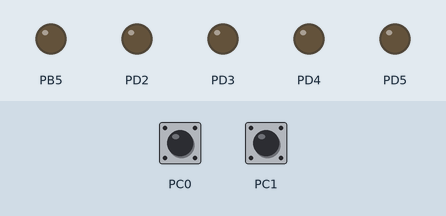
This program was run on a simulated ATmega328P, built with avr-gcc and emulated at 16 MHz. Shown: output pins drawn as LEDs (lit = HIGH). Inputs (shaded band) come from the test bench; at power-on: PC0 HIGH, PC1 HIGH.

Above: at 1.2 s.
1.3 s: PC0 pulled LOW for 0.15 s
At 2.2 s:
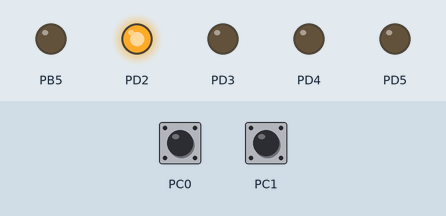
2.9 s: PC0 pulled LOW for 1 s
At 4.7 s:
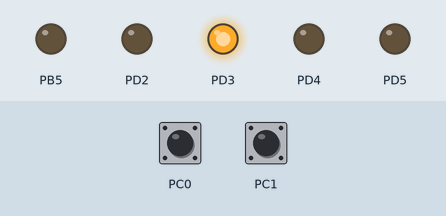
5.4 s: PC0 pulled LOW for 0.15 s
At 6.6 s:
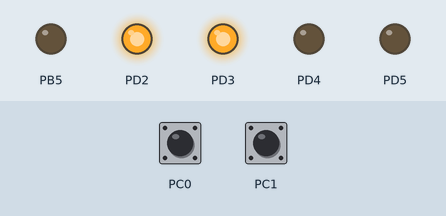
7.0 s: PC0 pulled LOW for 3.2 s
At 10.7 s:
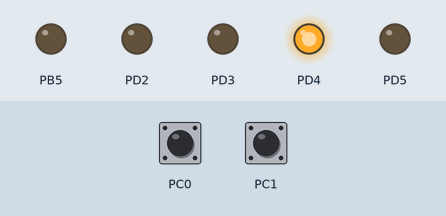
11.7 s: PC0 pulled LOW for 0.15 s
At 12.6 s:
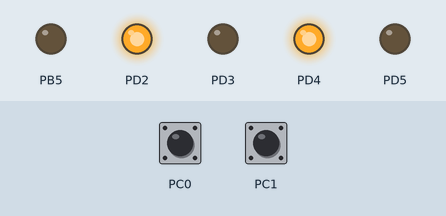
13.3 s: PC0 pulled LOW for 1 s
At 15.0 s:
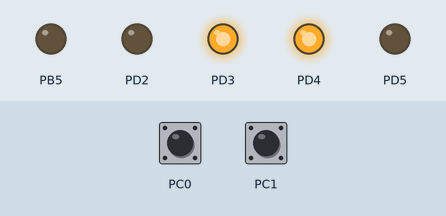
Timing chart, 0 to 16.5 s (numbered marks = the images above; inputs shaded):
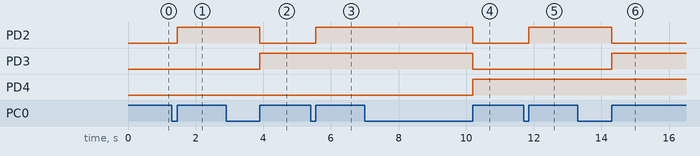

Measured:
- after the input at 1.3 s, PD2: LOW → HIGH after 0.15 s
- after the input at 2.9 s, PD2: HIGH → LOW after 1.0 s; PD3: LOW → HIGH after 1.0 s
- after the input at 5.4 s, PD2: LOW → HIGH after 0.15 s
- after the input at 7.0 s, PD2, PD3: HIGH → LOW after 3.2 s; PD4: LOW → HIGH after 3.2 s
- after the input at 11.7 s, PD2: LOW → HIGH after 0.15 s
- after the input at 13.3 s, PD2: HIGH → LOW after 1.0 s; PD3: LOW → HIGH after 1.0 s

The program:

main.c
```c
 /* labo4.c
 *
 * Created: 2/13/2025 4:21:19 PM
 * Author : cssos
 */

#define F_CPU 16000000
#include <avr/io.h>
#include <stdint.h>
#include <util/delay.h>
#include <avr/interrupt.h>
#include <util/twi.h>

volatile uint8_t contador = 0;  // 4 bits (0-15)
uint8_t buffer = 0;

void leds(void);
void initPorts(void);
#include "I2C_SLAVE.h"

#define slave_address 0x40

int main(void)
{
	cli();
	initPorts();
	leds();
	I2C_slave_init(slave_address);
	sei();

	while (1)
	{
		// Verifica si se presiona el botón de incrementar
		if (!(PINC & (1 << PORTC0))) {
			_delay_ms(50); // Antirrebote
			while (!(PINC & (1 << PORTC0))); // Esperar a que se suelte
			if (contador < 15) contador++;  // Limitar a 4 bits
			leds();
		}

		// Verifica si se presiona el botón de decrementar
		if (!(PINC & (1 << PORTC1))) {
			_delay_ms(50); // Antirrebote
			while (!(PINC & (1 << PORTC1))); // Esperar a que se suelte
			if (contador > 0) contador--;  // Evitar negativos
			leds();
		}
		if (buffer == 'C'){
			PINB |= (1 << PINB5);
			buffer = 0;
		}
	}
}

void initPorts(void) {
	// Configurar pines de botones como entrada con pull-up
	DDRC &= ~((1 << PORTC0) | (1 << PORTC1)); //entradas
	PORTC |= (1 << PORTC0) | (1 << PORTC1); //pull up
	DDRC &= ~((1 << PORTC4) | (1 << PORTC5)); //Entradas
	PORTC |= (1 << PORTC4) | (1 << PORTC5); //pull up

	// Configurar pines de LEDs (D2-D5) como salida
	DDRD |= 0b00111100; // D2-D5 como salida
	PORTD &= ~0b00111100; // Apagar inicialmente
	DDRB |= (1 << DDB5); //portb salidas

}

void leds(void) {
	PORTD &= ~0b00111100; // Apagar LEDs en D2-D5
	PORTD |= ((contador & 0b00001111) << 2); // Desplazar bits a D2-D5
}

ISR(TWI_vect){
	uint8_t estado;
	estado = TWSR & 0xF8;
	switch(estado){
		case 0x60:
		case 0x70:
			TWCR |= (1 << TWINT)|(1 << TWEA)|(1 << TWEN)|(1 << TWIE);
			break;
		case 0x80:
		case 0x90:
			buffer = TWDR;
			TWCR = (1 << TWINT) | (1 << TWEA) | (1 << TWEN) | (1 << TWIE); //limpiar bandera
			break;
		case 0xA8:
		case 0xB8:
			TWDR = contador; //cargar el dato
			TWCR = (1 << TWINT) | (1 << TWEA) | (1 << TWEN) | (1 << TWIE); //enviar
		break;
		default:
		TWCR |= (1 << TWINT) | (1 << TWSTO) | (1 << TWEA) | (1 << TWEN) | (1 << TWIE);
		break;

	}


}
```

ADC.c
```c
/*
 * ADC.c
 *
 * Created: 2/13/2025 6:40:23 PM
 *  Author: cssos
 */

#include "ADC.h"
#include <stdint.h>
#include <avr/io.h>

void ADC_init(uint8_t prescaler){

	ADMUX |= (1<<REFS0);	// VREF = AVCC
	ADMUX &= ~(1<<REFS1);	// VREF = AVCC
	ADMUX &= ~(1<<ADLAR);	// 10bits
	// Habilita el ADC y la interrupción ADC
	ADCSRA |= (1 << ADEN) | (1 << ADIE);

	if (prescaler == 2){
		ADCSRA |= (1<<ADPS0);
		} else if (prescaler == 4){
		ADCSRA |= (1<<ADPS1) ;
		}else if (prescaler == 8){
		ADCSRA |= (1<<ADPS1) | (1<<ADPS0);
		}else if (prescaler == 16){
		ADCSRA |= (1<<ADPS2);
		}else if (prescaler == 32){
		ADCSRA |= (1<<ADPS2) | (1<<ADPS0);
		}else if (prescaler == 128){
		ADCSRA |= (1<<ADPS2) | (1<<ADPS1) | (1<<ADPS0);
		}else{
		ADCSRA |= (1<<ADPS2) | (1<<ADPS1) | (1<<ADPS0);
	}

}
void ADC0(void){
	ADMUX &= ~((1<<MUX1) | (1<<MUX2) | (1<<MUX3) | (1<<MUX0));
}

void ADC1(void){
	//ADC1
	ADMUX &= ~((1<<MUX1) | (1<<MUX2) | (1<<MUX3) | (1<<MUX0));
	ADMUX |= (1<<MUX0);
}
void ADC2(void){
	//ADC2
	ADMUX &= ~((1<<MUX1) | (1<<MUX2) | (1<<MUX3) | (1<<MUX0));
	ADMUX |= (1<<MUX1);
}
void ADC3(void){
	//ADC2
	ADMUX &= ~((1<<MUX1) | (1<<MUX2) | (1<<MUX3) | (1<<MUX0));
	ADMUX |= (1<<MUX1) | (1<<MUX0) ;
}
void ADC4(void){
	//ADC4
	ADMUX &= ~((1<<MUX1) | (1<<MUX2) | (1<<MUX3) | (1<<MUX0));
	ADMUX |= (1<<MUX2);
}
void ADC5(void){
	//ADC5
	ADMUX &= ~((1<<MUX1) | (1<<MUX2) | (1<<MUX3) | (1<<MUX0));
	ADMUX |= (1<<MUX2) | (1<<MUX0);

}
void ADC6(void){
	//ADC5
	ADMUX &= ~((1<<MUX1) | (1<<MUX2) | (1<<MUX3) | (1<<MUX0));
	ADMUX |= (1<<MUX2) | (1<<MUX1) ;

}
void ADC7(void){
	//ADC7
	ADMUX &= ~((1<<MUX1) | (1<<MUX2) | (1<<MUX3) | (1<<MUX0));
	ADMUX |= (1<<MUX2) | (1<<MUX1) | (1<<MUX0);
}

void conversion(void){
	ADCSRA |= (1<<ADSC);//HABILITAR CONVERSION
}
```

ADC.h
```c
/*
 * ADC.h
 *
 * Created: 2/13/2025 6:40:12 PM
 *  Author: cssos
 */


#ifndef ADC_H_
#define ADC_H_
#include <stdint.h>

void ADC_init(uint8_t prescaler);
void ADC0(void);
void ADC1(void);
void ADC2(void);
void ADC3(void);
void ADC4(void);
void ADC5(void);
void ADC6(void);
void ADC7(void);
void conversion(void);


#endif /* ADC_H_ */
```

I2C_SLAVE.c
```c
/*
 * I2C_SLAVE.c
 *
 * Created: 2/13/2025 7:14:50 PM
 *  Author: cssos
 */
#define F_CPU 16000000
#include <avr/io.h>
#include <stdint.h>
#include "I2C_SLAVE.h"

void I2C_slave_init(uint8_t address){
	DDRC &= ~((1 << DDC4)|(DDC5));

	TWAR = address << 1 & 0b11111110; //direccion que tendra

	TWCR = (1 << TWEA)|(1 << TWEN)|(1 << TWIE); //habilita la ISR

}
```

I2C_SLAVE.h
```c
/*
 * I2C_SLAVE.h
 *
 * Created: 2/13/2025 7:17:37 PM
 *  Author: cssos
 */


#ifndef I2C_SLAVE_H_
#define I2C_SLAVE_H_
#include <avr/io.h>
#include <stdint.h>

void I2C_slave_init(uint8_t address);


#endif /* I2C_SLAVE_H_ */
```
